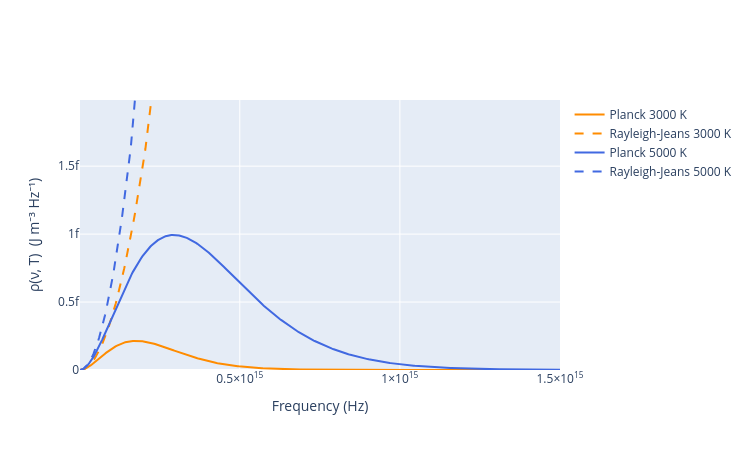

Notebook code cell kept with this figure:
### Markdown cell above
### 1. Black Body Radiation
A black body absorbs and emits all frequencies.

**Classical prediction (Rayleigh-Jeans)**:<br><br>
   $\rho(\nu, T) = \frac{8\pi\nu^2}{c^3}k_BT$<br>
- Works at low frequency, but $\rho \to \infty$ as $\nu \to \infty$: the **ultraviolet catastrophe**
- Total emitted energy would be infinite

**Planck (1900)**: oscillator energies are restricted to integer multiples of a quantum<br><br>
$E = nh\nu, \quad n = 0, 1, 2, ...$<br><br>
$\rho(\nu, T) = \frac{8\pi h\nu^3}{c^3}\frac{1}{e^{h\nu/k_BT} - 1}$<br>
- High-frequency oscillators cannot be excited because $h\nu \gg k_BT$
- $h = 6.626 \times 10^{-34}$ J s was a fitting parameter;

### Code cell
import numpy as np
import plotly.graph_objects as go
from scipy.constants import h, c, k

nu = np.linspace(1e12, 1.5e15, 500)


def rayleigh_jeans(nu, T):
    return 8 * np.pi * nu**2 / c**3 * k * T


def planck(nu, T):
    return 8 * np.pi * h * nu**3 / c**3 / np.expm1(h * nu / (k * T))


fig = go.Figure()
for T, color in ((3000, 'darkorange'), (5000, 'royalblue')):
    fig.add_scatter(x=nu, y=planck(nu, T), name=f'Planck {T} K', line_color=color)
    fig.add_scatter(x=nu, y=rayleigh_jeans(nu, T), name=f'Rayleigh-Jeans {T} K', line=dict(color=color, dash='dash'))
fig.update_layout(width=750, height=450, xaxis_title='Frequency (Hz)',
                  yaxis_title='ρ(ν, T)  (J m⁻³ Hz⁻¹)', yaxis_range=[0, 2 * planck(nu, 5000).max()])
fig.show()

### Figure 1 — Plotly figure (JSON) as saved in the notebook; plotly's stock layout.template omitted (floating-point values rounded to 4 significant figures; data arrays with more than 128 entries replaced by an {"elided": "..."} marker saying what was removed)
{"data": [{"line": {"color": "darkorange"}, "name": "Planck 3000 K", "type": "scatter", "x": {"elided": "500 float values"}, "y": {"elided": "500 float values"}}, {"line": {"color": "darkorange", "dash": "dash"}, "name": "Rayleigh-Jeans 3000 K", "type": "scatter", "x": {"elided": "500 float values"}, "y": {"elided": "500 float values"}}, {"line": {"color": "royalblue"}, "name": "Planck 5000 K", "type": "scatter", "x": {"elided": "500 float values"}, "y": {"elided": "500 float values"}}, {"line": {"color": "royalblue", "dash": "dash"}, "name": "Rayleigh-Jeans 5000 K", "type": "scatter", "x": {"elided": "500 float values"}, "y": {"elided": "500 float values"}}], "layout": {"height": 450, "width": 750, "xaxis": {"title": {"text": "Frequency (Hz)"}}, "yaxis": {"range": [0, 1.987e-15], "title": {"text": "ρ(ν, T)  (J m⁻³ Hz⁻¹)"}}}}
